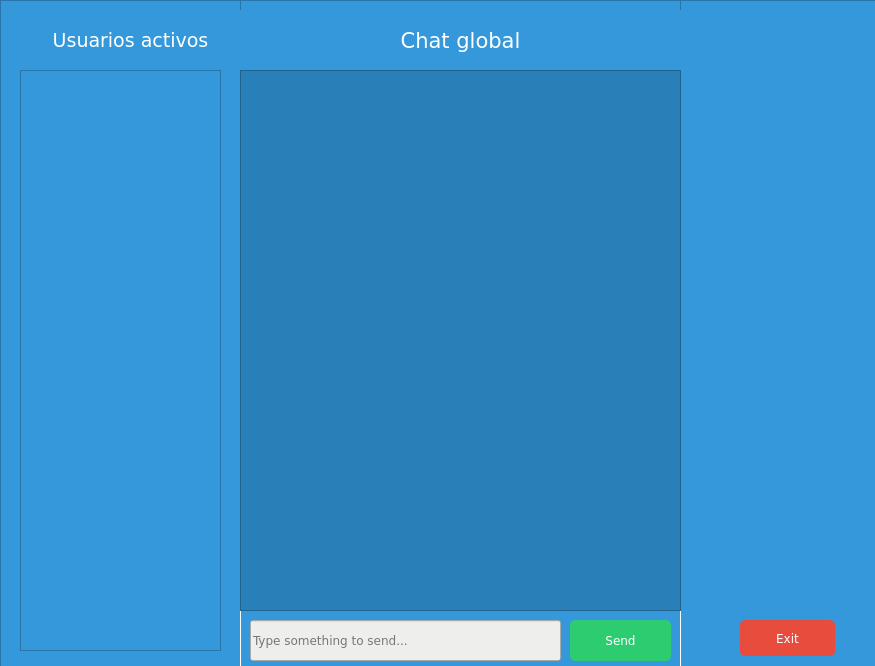
<?xml version="1.0" encoding="UTF-8"?>
<ui version="4.0">
 <class>Dialog</class>
 <widget class="QDialog" name="Dialog">
  <property name="geometry">
   <rect>
    <x>0</x>
    <y>0</y>
    <width>875</width>
    <height>666</height>
   </rect>
  </property>
  <property name="windowTitle">
   <string>Dialog</string>
  </property>
  <widget class="QFrame" name="frame">
   <property name="geometry">
    <rect>
     <x>0</x>
     <y>0</y>
     <width>241</width>
     <height>671</height>
    </rect>
   </property>
   <property name="font">
    <font>
     <family>Sans Serif Collection</family>
    </font>
   </property>
   <property name="styleSheet">
    <string notr="true">background-color: #3498db;</string>
   </property>
   <property name="frameShape">
    <enum>QFrame::StyledPanel</enum>
   </property>
   <property name="frameShadow">
    <enum>QFrame::Raised</enum>
   </property>
   <widget class="QLabel" name="label_2">
    <property name="geometry">
     <rect>
      <x>20</x>
      <y>20</y>
      <width>221</width>
      <height>41</height>
     </rect>
    </property>
    <property name="font">
     <font>
      <family>DejaVu Sans</family>
     </font>
    </property>
    <property name="styleSheet">
     <string notr="true">color: white;
</string>
    </property>
    <property name="text">
     <string>&lt;html&gt;&lt;head/&gt;&lt;body&gt;&lt;p align=&quot;center&quot;&gt;&lt;span style=&quot; font-size:14pt;&quot;&gt;Usuarios activos&lt;/span&gt;&lt;/p&gt;&lt;/body&gt;&lt;/html&gt;</string>
    </property>
   </widget>
   <widget class="QLabel" name="label_4">
    <property name="geometry">
     <rect>
      <x>20</x>
      <y>20</y>
      <width>31</width>
      <height>41</height>
     </rect>
    </property>
    <property name="styleSheet">
     <string notr="true">font-size: 22px;</string>
    </property>
    <property name="text">
     <string/>
    </property>
    <property name="pixmap">
     <pixmap>:/icons/iconmonstr-user-20.svg</pixmap>
    </property>
   </widget>
   <widget class="QPlainTextEdit" name="inLineTextEdit">
    <property name="geometry">
     <rect>
      <x>20</x>
      <y>70</y>
      <width>201</width>
      <height>581</height>
     </rect>
    </property>
   </widget>
  </widget>
  <widget class="QFrame" name="frame_2">
   <property name="geometry">
    <rect>
     <x>680</x>
     <y>0</y>
     <width>211</width>
     <height>671</height>
    </rect>
   </property>
   <property name="styleSheet">
    <string notr="true">background-color: #3498db;</string>
   </property>
   <property name="frameShape">
    <enum>QFrame::StyledPanel</enum>
   </property>
   <property name="frameShadow">
    <enum>QFrame::Raised</enum>
   </property>
   <widget class="QPushButton" name="logoutButton">
    <property name="geometry">
     <rect>
      <x>60</x>
      <y>620</y>
      <width>95</width>
      <height>36</height>
     </rect>
    </property>
    <property name="font">
     <font>
      <family>DejaVu Sans</family>
     </font>
    </property>
    <property name="cursor">
     <cursorShape>PointingHandCursor</cursorShape>
    </property>
    <property name="styleSheet">
     <string notr="true">QPushButton{
	border-radius: 5px;
	background-color: #e74c3c;
	box-shadow: 5px 5px 15px -7px #000000;
	color: white;
}

QPushButton:hover {
	background-color: #c0392b;
}</string>
    </property>
    <property name="text">
     <string>Exit</string>
    </property>
   </widget>
  </widget>
  <widget class="QFrame" name="frame_3">
   <property name="geometry">
    <rect>
     <x>240</x>
     <y>0</y>
     <width>441</width>
     <height>671</height>
    </rect>
   </property>
   <property name="styleSheet">
    <string notr="true">background-color: #3498db;
</string>
   </property>
   <property name="frameShape">
    <enum>QFrame::StyledPanel</enum>
   </property>
   <property name="frameShadow">
    <enum>QFrame::Raised</enum>
   </property>
   <widget class="QFrame" name="frame_4">
    <property name="geometry">
     <rect>
      <x>0</x>
      <y>0</y>
      <width>441</width>
      <height>71</height>
     </rect>
    </property>
    <property name="contextMenuPolicy">
     <enum>Qt::NoContextMenu</enum>
    </property>
    <property name="styleSheet">
     <string notr="true">background-color: #3498db;</string>
    </property>
    <property name="frameShape">
     <enum>QFrame::StyledPanel</enum>
    </property>
    <property name="frameShadow">
     <enum>QFrame::Raised</enum>
    </property>
    <widget class="QLabel" name="label">
     <property name="geometry">
      <rect>
       <x>0</x>
       <y>10</y>
       <width>441</width>
       <height>61</height>
      </rect>
     </property>
     <property name="font">
      <font>
       <family>DejaVu Sans</family>
      </font>
     </property>
     <property name="styleSheet">
      <string notr="true">color: white;</string>
     </property>
     <property name="text">
      <string>&lt;html&gt;&lt;head/&gt;&lt;body&gt;&lt;p align=&quot;center&quot;&gt;&lt;span style=&quot; font-size:16pt;&quot;&gt;Chat global&lt;/span&gt;&lt;/p&gt;&lt;/body&gt;&lt;/html&gt;</string>
     </property>
    </widget>
   </widget>
   <widget class="QLineEdit" name="messageLineEdit">
    <property name="geometry">
     <rect>
      <x>10</x>
      <y>620</y>
      <width>311</width>
      <height>41</height>
     </rect>
    </property>
    <property name="font">
     <font>
      <family>DejaVu Sans</family>
     </font>
    </property>
    <property name="styleSheet">
     <string notr="true">background-color: rgb(238, 238, 236);</string>
    </property>
    <property name="placeholderText">
     <string>Type something to send...</string>
    </property>
   </widget>
   <widget class="QPushButton" name="sendbutton">
    <property name="geometry">
     <rect>
      <x>330</x>
      <y>620</y>
      <width>101</width>
      <height>41</height>
     </rect>
    </property>
    <property name="font">
     <font>
      <family>DejaVu Sans</family>
     </font>
    </property>
    <property name="cursor">
     <cursorShape>PointingHandCursor</cursorShape>
    </property>
    <property name="styleSheet">
     <string notr="true">QPushButton {
	background-color: #2ecc71;
	border-radius: 5px;
	color: white;
}

QPushButton:hover {
	background-color: #27ae60;
}</string>
    </property>
    <property name="text">
     <string>Send</string>
    </property>
   </widget>
   <widget class="QTextEdit" name="chatTestEdit">
    <property name="geometry">
     <rect>
      <x>0</x>
      <y>70</y>
      <width>441</width>
      <height>541</height>
     </rect>
    </property>
    <property name="styleSheet">
     <string notr="true">background-color: #2980b9;</string>
    </property>
    <property name="readOnly">
     <bool>true</bool>
    </property>
   </widget>
   <widget class="QLabel" name="label_3">
    <property name="geometry">
     <rect>
      <x>0</x>
      <y>610</y>
      <width>441</width>
      <height>61</height>
     </rect>
    </property>
    <property name="font">
     <font>
      <family>DejaVu Sans</family>
     </font>
    </property>
    <property name="styleSheet">
     <string notr="true">background-color: #000000FF;
border: 1px solid white;
</string>
    </property>
    <property name="text">
     <string>&lt;html&gt;&lt;head/&gt;&lt;body&gt;&lt;p align=&quot;center&quot;&gt;&lt;br/&gt;&lt;/p&gt;&lt;/body&gt;&lt;/html&gt;</string>
    </property>
   </widget>
   <zorder>label_3</zorder>
   <zorder>frame_4</zorder>
   <zorder>messageLineEdit</zorder>
   <zorder>sendbutton</zorder>
   <zorder>chatTestEdit</zorder>
  </widget>
 </widget>
 <resources>
  <include location="res/res.qrc"/>
 </resources>
 <connections/>
</ui>
